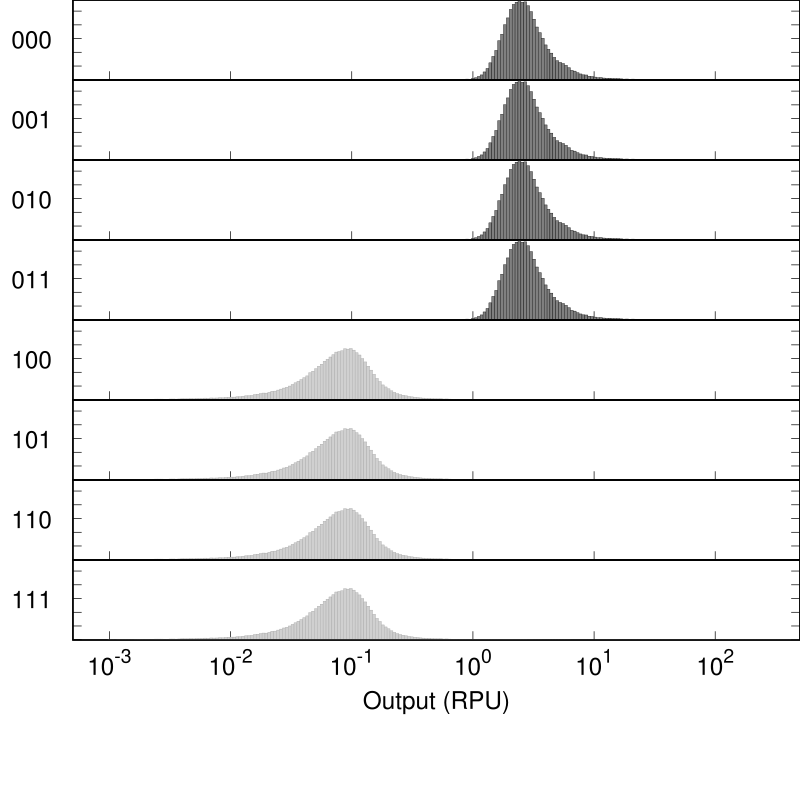

Generate this figure with gnuplot:
set output "demo_abstract0xFE_002_A000_H1_HlyIIR_gate.eps"
set terminal postscript  eps  enhanced color "Helvetica, 35" size 8,8
reset
set xtics nomirror
set tics scale 2
set logscale x
set format y "" 
set format x "" 
set xtics (0.001, 0.01, 0.1, 0, 1, 10, 100)
set ytics 0.01
set border 15 lw 2
set lmargin 5
set bmargin 0
set rmargin 0
set tmargin 0
max=500 #max value
min=0.0005 #min value
set xrange [min:max]
set yrange [-0.0002:0.0580665]
set style fill solid 0.5 #fillstyle
set multiplot layout 10,1 rowsfirst
set ylabel "000" rotate by 0
plot "demo_abstract0xFE_002_A000_H1_HlyIIR_gate.txt" u (10**$1):2 w boxes lc rgb "black" notitle
set ylabel "001" rotate by 0
plot "demo_abstract0xFE_002_A000_H1_HlyIIR_gate.txt" u (10**$1):3 w boxes lc rgb "black" notitle
set ylabel "010" rotate by 0
plot "demo_abstract0xFE_002_A000_H1_HlyIIR_gate.txt" u (10**$1):4 w boxes lc rgb "black" notitle
set ylabel "011" rotate by 0
plot "demo_abstract0xFE_002_A000_H1_HlyIIR_gate.txt" u (10**$1):5 w boxes lc rgb "black" notitle
set ylabel "100" rotate by 0
plot "demo_abstract0xFE_002_A000_H1_HlyIIR_gate.txt" u (10**$1):6 w boxes lc rgb "dark-gray" notitle
set ylabel "101" rotate by 0
plot "demo_abstract0xFE_002_A000_H1_HlyIIR_gate.txt" u (10**$1):7 w boxes lc rgb "dark-gray" notitle
set ylabel "110" rotate by 0
plot "demo_abstract0xFE_002_A000_H1_HlyIIR_gate.txt" u (10**$1):8 w boxes lc rgb "dark-gray" notitle
set ylabel "111" rotate by 0
set format x "10^{%T}" 
set xlabel "Output (RPU)" 
plot "demo_abstract0xFE_002_A000_H1_HlyIIR_gate.txt" u (10**$1):9 w boxes lc rgb "dark-gray" notitle
unset multiplot
